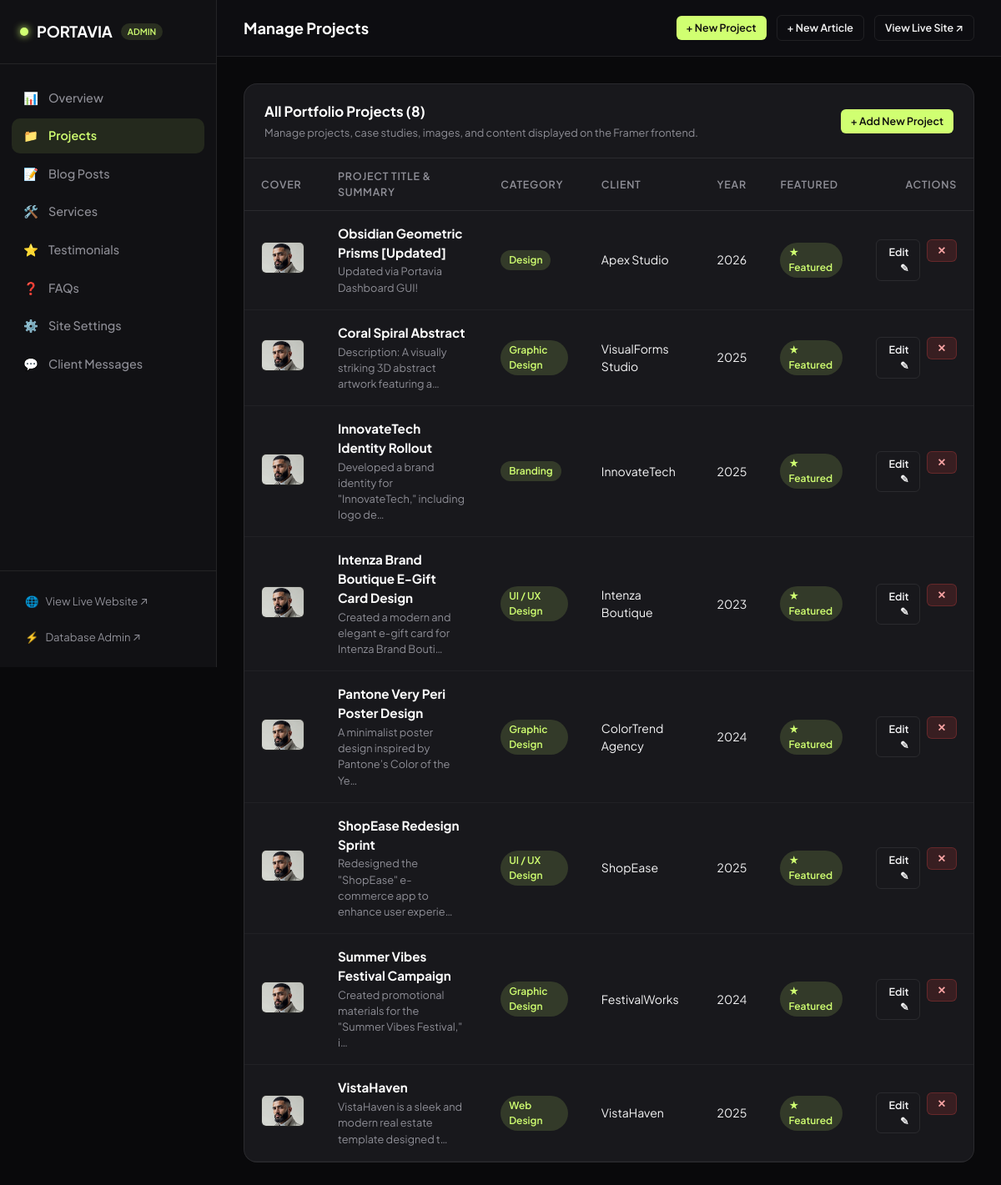
Screenshot of /dashboard/projects/ with the database file from the repository.
### portfolio/models.py (models this page shows, shortened)
class Project(models.Model):
    title = models.CharField(max_length=200)
    slug = models.SlugField(max_length=220, unique=True, blank=True)
    category = models.ForeignKey(Category, on_delete=models.SET_NULL, null=True, blank=True, related_name="projects")
    tagline = models.CharField(max_length=300, blank=True)
    short_description = models.TextField(blank=True)
    client = models.CharField(max_length=150, blank=True, default="Studio Prism")
    year = models.CharField(max_length=20, default="2025")
    industry = models.CharField(max_length=100, blank=True, default="Tech")
    duration = models.CharField(max_length=50, blank=True, default="4 weeks")
    cover_image = models.ImageField(upload_to="projects/", blank=True, null=True)
    cover_image_static = models.CharField(max_length=255, blank=True, help_text="Filename of static image in /static/images/")
    problem = models.TextField(blank=True)
    solution = models.TextField(blank=True)
    challenge = models.TextField(blank=True)
    summary = models.TextField(blank=True)
    live_link = models.URLField(blank=True)
    is_featured = models.BooleanField(default=True)
    order = models.PositiveIntegerField(default=0)
    created_at = models.DateTimeField(auto_now_add=True)
    updated_at = models.DateTimeField(auto_now=True)
    class Meta:
        ordering = ["order", "-created_at"]
    @property
    def cover_url(self):
        if self.cover_image:
            return self.cover_image.url
        if self.cover_image_static:
            return f"/static/images/{self.cover_image_static}"
        return "/static/images/0WpkDjML9SeFblp0HONUfUfivIs.jpg"

class Category(models.Model):
    TYPE_CHOICES = (
        ("project", "Project Category"),
        ("blog", "Blog Category"),
    )
    name = models.CharField(max_length=100)
    slug = models.SlugField(max_length=120, unique=True, blank=True)
    category_type = models.CharField(max_length=20, choices=TYPE_CHOICES, default="project")
    class Meta:
        verbose_name_plural = "Categories"
        ordering = ["name"]

### portfolio/dashboard_views.py (the view)
# urls.py: path("dashboard/projects/", dashboard_views.dashboard_projects, name="dashboard_projects"),
def dashboard_projects(request):
    projects = Project.objects.all()
    categories = Category.objects.filter(category_type="project")
    context = {
        "page_title": "Manage Projects",
        "active_tab": "projects",
        "projects": projects,
        "categories": categories,
    }
    return render(request, "dashboard/projects.html", context)

### portfolio/context_processors.py (called while the page is built)
def site_settings_context(request):
    try:
        settings = SiteSettings.get_solo()
    except Exception:
        settings = None
    return {
        'site_settings': settings
    }

### portfolio/models.py (called while the page is built)
    @classmethod
    def get_solo(cls):
        obj, created = cls.objects.get_or_create(id=1)
        return obj

### templates/dashboard/projects.html (shortened to what this page needs)
{% extends "dashboard/base.html" %}
{% block content %}
<div class="db-card">
    <div class="db-card-header">
        <div>
            <div class="db-card-title">All Portfolio Projects ({{ projects.count }})</div>
            <div style="font-size: 0.8rem; color: var(--db-text-muted); margin-top: 4px;">
                Manage projects, case studies, images, and content displayed on the Framer frontend.
            </div>
        </div>
        <a href="{% url 'portfolio:dashboard_project_create' %}" class="btn btn-accent btn-sm">
            + Add New Project
        </a>
    </div>
    <table class="db-table">
        <thead>
            <tr>
                <th style="width: 70px;">Cover</th>
                <th>Project Title & Summary</th>
                <th>Category</th>
                <th>Client</th>
                <th>Year</th>
                <th>Featured</th>
                <th style="text-align: right;">Actions</th>
            </tr>
        </thead>
        <tbody>
            {% for p in projects %}
                <tr>
                    <td>
                        <img src="{{ p.cover_url }}" alt="{{ p.title }}" class="thumb-preview">
                    </td>
                    <td>
                        <strong style="color: #fff; font-size: 0.95rem;">{{ p.title }}</strong>
                        <div style="font-size: 0.8rem; color: var(--db-text-muted); margin-top: 2px;">
                            {{ p.tagline|default:p.short_description|truncatechars:65 }}
                        </div>
                    </td>
                    <td>
                        <span class="badge badge-lime">{{ p.category.name|default:"Design" }}</span>
                    </td>
                    <td>{{ p.client|default:"-" }}</td>
                    <td>{{ p.year|default:"2025" }}</td>
                    <td>
                        {% if p.is_featured %}
                            <span class="badge badge-lime">★ Featured</span>
                        {% else %}
                            <span class="badge badge-gray">Standard</span>
                        {% endif %}
                    </td>
                    <td style="text-align: right;">
                        <div style="display: inline-flex; gap: 8px;">
                            <a href="{% url 'portfolio:dashboard_project_edit' p.pk %}" class="btn btn-outline btn-sm">
                                Edit ✎
                            </a>
                            <form action="{% url 'portfolio:dashboard_project_delete' p.pk %}" method="POST" style="display: inline;" onsubmit="return confirm('Are you sure you want to delete this project?');">
                                <button type="submit" class="btn btn-danger btn-sm">✕</button>
                            </form>
                        </div>
                    </td>
                </tr>
            {% empty %}
                <tr>
                    <td colspan="7" style="text-align: center; padding: 40px; color: var(--db-text-muted);">
                        No projects found. Click <strong>+ Add New Project</strong> above to create one.
                    </td>
                </tr>
            {% endfor %}
        </tbody>
    </table>
</div>
{% endblock %}

### static/css/dashboard.css (style rules this page uses)
:root { --db-bg: #09090b; --db-sidebar: #111114; --db-card: #18181c; --db-card-hover: #1f1f24; --db-border: rgba(255, 255, 255, 0.08); --db-border-focus: rgba(208, 255, 113, 0.4); --db-text: #f4f4f5; --db-text-muted: #8e8e96; --db-text-dim: #52525b; --db-accent: #d0ff71; --db-accent-hover: #e2ff9e; --db-accent-glow: rgba(208, 255, 113, 0.2); --db-primary: #6366f1; --db-danger: #ef4444; --db-success: #10b981; --db-warning: #f59e0b; --radius-sm: 6px; --radius-md: 10px; --radius-lg: 16px; --radius-pill: 9999px; --font-sans: 'Plus Jakarta Sans', -apple-system, BlinkMacSystemFont, sans-serif; --font-mono: 'JetBrains Mono', monospace; }
* { box-sizing: border-box; margin: 0; padding: 0; }
body { font-family: var(--font-sans); background-color: var(--db-bg); color: var(--db-text); line-height: 1.5; display: flex; min-height: 100vh; overflow-x: hidden; }
.btn { display: inline-flex; align-items: center; gap: 8px; padding: 8px 18px; font-size: 0.85rem; font-weight: 600; border-radius: var(--radius-md); cursor: pointer; text-decoration: none; border: none; transition: all 0.2s ease; }
.btn-accent { background: var(--db-accent); color: #0b0b0d; }
.btn-outline { background: transparent; color: var(--db-text); border: 1px solid var(--db-border); }
.btn-danger { background: rgba(239, 68, 68, 0.15); color: #fca5a5; border: 1px solid rgba(239, 68, 68, 0.25); }
.btn-sm { padding: 5px 12px; font-size: 0.78rem; border-radius: var(--radius-sm); }
.db-card { background: var(--db-card); border: 1px solid var(--db-border); border-radius: var(--radius-lg); overflow: hidden; margin-bottom: 24px; }
.db-card-header { padding: 20px 24px; border-bottom: 1px solid var(--db-border); display: flex; align-items: center; justify-content: space-between; }
.db-card-title { font-size: 1.05rem; font-weight: 700; color: #fff; }
.db-table { width: 100%; border-collapse: collapse; text-align: left; }
.db-table th { padding: 12px 20px; font-size: 0.78rem; text-transform: uppercase; letter-spacing: 0.06em; color: var(--db-text-muted); border-bottom: 1px solid var(--db-border); font-weight: 600; }
.db-table td { padding: 16px 20px; border-bottom: 1px solid rgba(255, 255, 255, 0.04); font-size: 0.88rem; color: var(--db-text); vertical-align: middle; }
.thumb-preview { width: 52px; height: 38px; border-radius: var(--radius-sm); object-fit: cover; background: #111; border: 1px solid var(--db-border); }
.badge { display: inline-flex; align-items: center; gap: 4px; font-size: 0.75rem; font-weight: 600; padding: 3px 10px; border-radius: var(--radius-pill); }
.badge-lime { background: rgba(208, 255, 113, 0.15); color: var(--db-accent); }

### rows the page displays
Project: cover_url (picture), title "Obsidian Geometric Prisms [Updated]", tagline "Updated via Portavia Dashboard GUI!", category.name "Design", client "Apex Studio", year "2026", is_featured "★ Featured"
Project: cover_url (picture), title "Coral Spiral Abstract", tagline "Description: A visually striking 3D abstract artwork featuring a…", category.name "Graphic Design", client "VisualForms Studio", year "2025", is_featured "★ Featured"
Project: cover_url (picture), title "InnovateTech Identity Rollout", tagline "Developed a brand identity for \"InnovateTech,\" including logo de…", category.name "Branding", client "InnovateTech", year "2025", is_featured "★ Featured"
Project: cover_url (picture), title "Intenza Brand Boutique E-Gift Card Design", tagline "Created a modern and elegant e-gift card for Intenza Brand Bouti…", category.name "UI / UX Design", client "Intenza Boutique", year "2023", is_featured "★ Featured"
Project: cover_url (picture), title "Pantone Very Peri Poster Design", tagline "A minimalist poster design inspired by Pantone’s Color of the Ye…", category.name "Graphic Design", client "ColorTrend Agency", year "2024", is_featured "★ Featured"
Project: cover_url (picture), title "ShopEase Redesign Sprint", tagline "Redesigned the \"ShopEase\" e-commerce app to enhance user experie…", category.name "UI / UX Design", client "ShopEase", year "2025", is_featured "★ Featured"
Project: cover_url (picture), title "Summer Vibes Festival Campaign", tagline "Created promotional materials for the \"Summer Vibes Festival,\" i…", category.name "Graphic Design", client "FestivalWorks", year "2024", is_featured "★ Featured"
Project: cover_url (picture), title "VistaHaven", tagline "VistaHaven is a sleek and modern real estate template designed t…", category.name "Web Design", client "VistaHaven", year "2025", is_featured "★ Featured"

### other values shown
{{ page_title }} "Manage Projects"
{{ projects.count }} "8"
